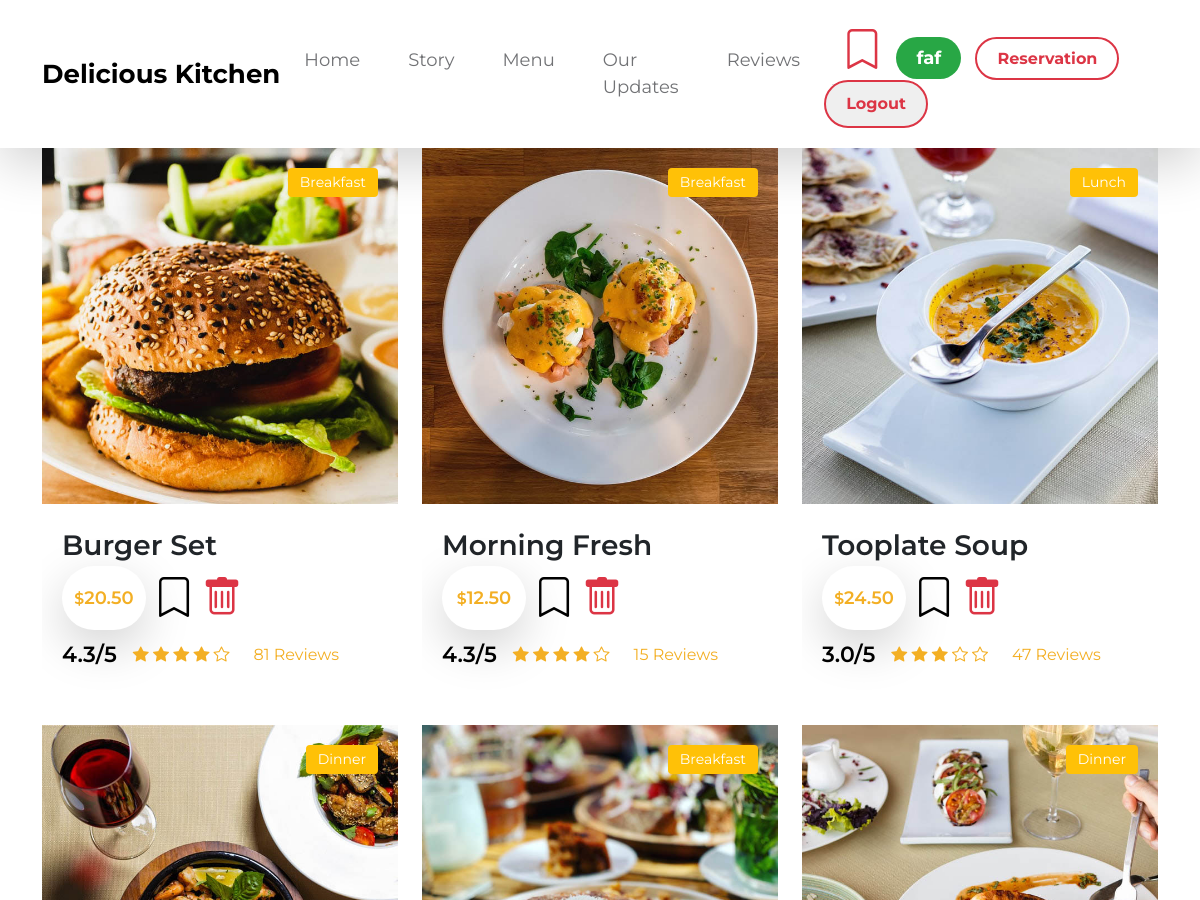
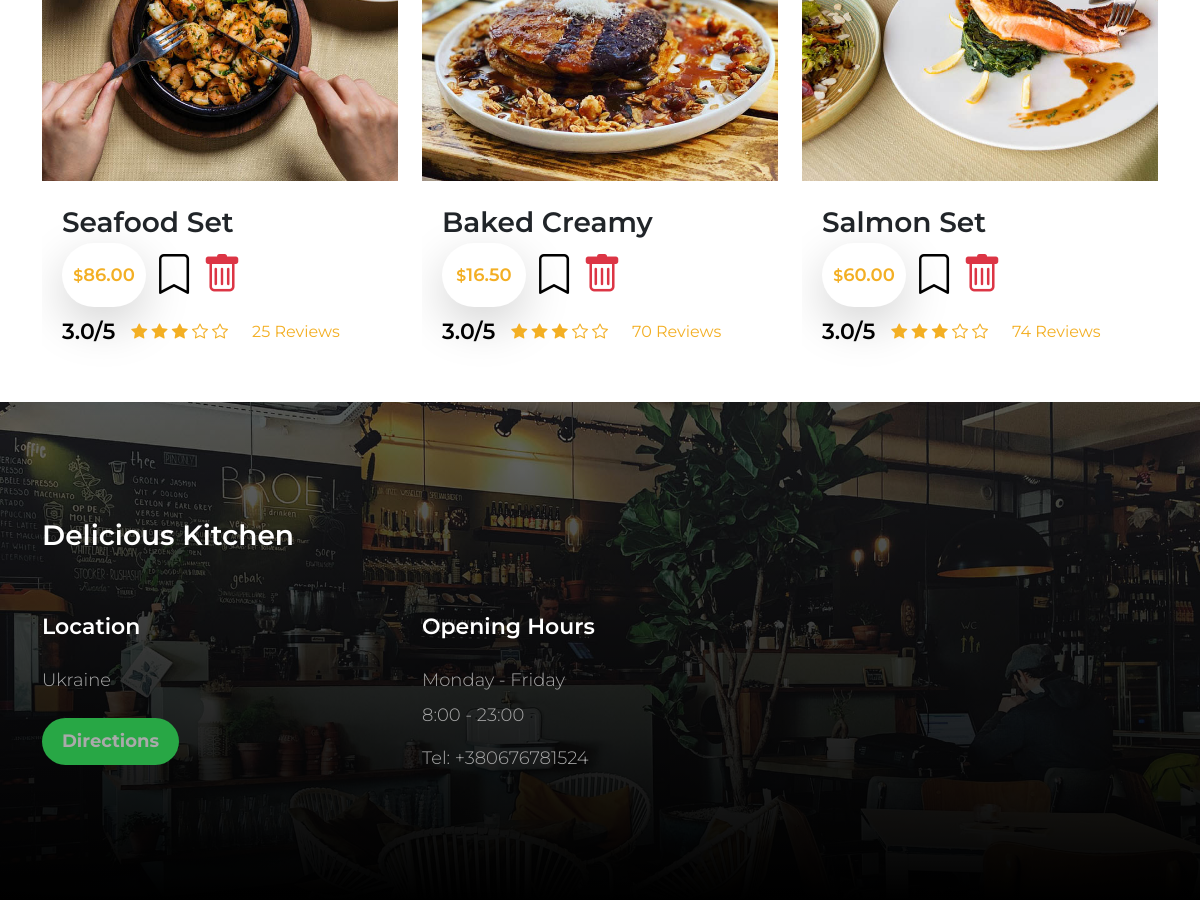
The page /favorites/ (signed in) on the database its author committed (2 pictures, top to bottom).
### women/models.py (models this page shows, shortened)
class Favorites(models.Model):
    dish = models.ForeignKey(Dish, on_delete=models.CASCADE, null=True)
    user = models.ForeignKey(User, on_delete=models.CASCADE)
    image = models.ImageField(upload_to='images/')
    price = models.DecimalField(max_digits=6, decimal_places=2)
    reviews_count = models.IntegerField(default=0)

class Dish(models.Model):
    CATEGORY_CHOICES = [
        ('breakfast', 'Breakfast'),
        ('lunch', 'Lunch'),
        ('dinner', 'Dinner')
    ]
    name = models.CharField(max_length=100, default='Unnamed Dish')
    category = models.CharField(max_length=50, choices=CATEGORY_CHOICES)
    price = models.DecimalField(max_digits=6, decimal_places=2)
    rating = models.DecimalField(max_digits=3, decimal_places=1, default=0)
    reviews_count = models.IntegerField(default=0)
    image = models.ImageField(upload_to='images/')
    is_favorite = models.BooleanField(default=False)

### women/views.py (the view)
# urls.py: path('favorites/', views.favorites, name='favorites'),
@login_required
def favorites(request):
    context = {'favorites': Favorites.objects.filter(user=request.user)}
    return render(request, 'women/favorites.html', context)

### women/templates/women/favorites.html
{% extends 'base.html' %}
{% load static %}
{% block content %}
{% if favorites %}
    <div class="container">
        <div class="row">
            {% for favorite in favorites %}
                <div class="col-lg-4 col-md-6 col-12 mb-4">
                    <div class="menu-thumb">
                        <div class="menu-image-wrap">
                            <a href="/{{ favorite.dish.name|slugify }}/">
                                <img src="{% static favorite.dish.image %}" class="img-fluid menu-image" alt="">
                            </a>
                            <a href="/menu/#{{ favorite.dish.category }}-section">
                                <span class="menu-tag bg-warning">{{ favorite.dish.category|capfirst }}</span>
                            </a>
                        </div>
                        <div class="menu-info d-flex flex-column justify-content-between">
                            <h4 class="mb-0">
                                <a href="/{{ favorite.dish.name|slugify }}/" class="text-decoration-none text-dark">{{ favorite.dish.name }}</a>
                            </h4>
                            <div class="d-flex align-items-center">
                                <span class="price-tag bg-white shadow-lg"><small>$</small>{{ favorite.price }}</span>
                                <a href="{% url 'favorites_add' favorite.dish.id %}">
                                    <i class="bi bi-bookmark heart-icon ms-2 {% if favorite.dish.is_favorite %}text-danger{% else %}text-black{% endif %}"
                                       style="font-size: 2.5rem; cursor: pointer;"
                                       onclick="toggleBookmark(this, '{{ favorite.dish.name|slugify }}')"
                                       data-item-id="{{ favorite.dish.name|slugify }}"
                                       data-is-favorite="{{ favorite.dish.is_favorite|yesno:'true,false' }}"></i>
                                </a>
                                <a href="{% url 'favorites_delete' favorite.id %}"
                                   onclick="return confirm('Are you sure you want to remove this from favorites?');">
                                    <i class="bi bi-trash heart-icon ms-2 text-danger"
                                       style="font-size: 2.5rem; cursor: pointer;"></i>
                                </a>
                            </div>
                            <div class="d-flex flex-wrap align-items-center w-100 mt-2">
                                <h6 class="reviews-text mb-0 me-3">{{ favorite.dish.rating }}/5</h6>
                                <div class="reviews-stars">
                                    {% for i in "12345" %}
                                        {% if forloop.counter <= favorite.dish.rating %}
                                            <i class="bi-star-fill reviews-icon"></i>
                                        {% else %}
                                            <i class="bi-star reviews-icon"></i>
                                        {% endif %}
                                    {% endfor %}
                                </div>
                                <a href="/reviews/" class="reviews-text mb-0 ms-4">{{ favorite.dish.reviews_count }} Reviews</a>
                            </div>
                        </div>
                    </div>
                </div>
            {% endfor %}
        </div>
    </div>
{% else %}
    <div class="container">
        <h4 class="mt-3 mb-3 text-center">Favorites are empty</h4>
    </div>
{% endif %}
{% endblock %}

### templates/base.html (shortened to what this page needs)
<!doctype html>
{% load static %}
<html lang="en">
<head>
    <link href="{% static 'css/bootstrap.min.css' %}" rel="stylesheet">
    <link href="{% static 'css/bootstrap-icons.css' %}" rel="stylesheet">
    <link href="{% static 'css/tooplate-crispy-kitchen.css' %}" rel="stylesheet">
</head>
<body>
<nav class="navbar navbar-expand-lg bg-white shadow-lg">
    <div class="container">
        <a class="navbar-brand" href="/">Delicious Kitchen</a>
       <div class="collapse navbar-collapse" id="navbarNav">
           <ul class="navbar-nav mx-auto">
               <li class="nav-item {% if category_selected == 'home' %}active{% endif %}">
                   <a class="nav-link" href="/">Home</a>
               </li>
               <li class="nav-item {% if category_selected == 'about' %}active{% endif %}">
                   <a class="nav-link" href="/about/">Story</a>
               </li>
               <li class="nav-item {% if category_selected == 'menu' %}active{% endif %}">
                   <a class="nav-link" href="/menu/">Menu</a>
               </li>
               <li class="nav-item {% if category_selected == 'news' %}active{% endif %}">
                   <a class="nav-link" href="/news/">Our Updates</a>
               </li>
               <li class="nav-item {% if category_selected == 'reviews' %}active{% endif %}">
                   <a class="nav-link" href="/reviews/">Reviews</a>
               </li>
           </ul>
        </div>
        <div class="d-none d-lg-block">
            {% if not user.is_authenticated %}
                <a href="{% url 'non_reserv' %}" class="custom-btn-outline mx-2" data-bs-toggle="modal">Reservation</a>
                <a href="{% url 'users:login' %}" class="custom-btn-outline mx-2" data-bs-toggle="modal" data-bs-target="#LoginModal">Login</a>
                <a href="{% url 'users:register' %}" class="custom-btn-red-outline" data-bs-toggle="modal" data-bs-target="#RegisterModal">Register</a>
                <a href="{% url 'favorites' %}" class="bi bi-bookmark heart-icon2 ms-2 text-danger" style="font-size: 2.5rem; cursor: pointer; margin-top: 10px;" onclick="toggleBookmark(this)"></a>
            {% else %}
                <a href="{% url 'favorites' %}" class="bi bi-bookmark heart-icon2 ms-2 text-danger" style="font-size: 2.5rem; cursor: pointer; margin-top: 10px;" onclick="toggleBookmark(this)"></a>
                <a href="{% url 'users:profile' %}" class="custom-btn user-btn">{{ user.username }}</a>
                <a href="{% url 'reservation' %}" class="custom-btn-red-outline" data-bs-toggle="modal" data-bs-target="#RegisterModal">Reservation</a>
                <form action="{% url 'logout' %}" method="post" class="d-inline">
                    <button type="submit" class="custom-btn-red-outline">Logout</button>
                </form>
            {% endif %}
        </div>
    </div>
</nav>
{% block content %}
{% endblock %}
<footer class="site-footer section-padding">
    <div class="container">
        <div class="row">
            <div class="col-12">
                <h4 class="text-white mb-4 me-5">Delicious Kitchen</h4>
            </div>
            <div class="col-lg-4 col-md-7 col-xs-12 tooplate-mt30">
                <h6 class="text-white mb-lg-4 mb-3">Location</h6>
                <p>Ukraine</p>
                <a href="https://goo.gl/maps/wZVGLA7q64uC1s886" class="custom-btn btn btn-dark mt-2">Directions</a>
            </div>
            <div class="col-lg-4 col-md-5 col-xs-12 tooplate-mt30">
                <h6 class="text-white mb-lg-4 mb-3">Opening Hours</h6>
                <p class="mb-2">Monday - Friday</p>
                <p>8:00  - 23:00</p>
                <p>Tel: +380676781524</p>
            </div>

### women/static/css/tooplate-crispy-kitchen.css (style rules this page uses)
:root { --white-color: #FFFFFF; --primary-color: #f44749; --secondary-color: #f3af24; --section-bg-color: #F9F9F9; --dark-color: #000000; --title-color: #565758; --news-title-color: #292828; --p-color: #717275; --border-color: #eaeaea; --border-radius-default: .25rem; --body-font-family: 'Montserrat', sans-serif; --h1-font-size: 76px; --h2-font-size: 56px; --h3-font-size: 42px; --h4-font-size: 28px; --h5-font-size: 26px; --h6-font-size: 22px; --p-font-size: 18px; --menu-font-size: 18px; --category-font-size: 14px; --font-weight-light: 300; --font-weight-normal: 400; --font-weight-semibold: 600; --font-weight-bold: 700; }
body { background: var(--white-color); font-family: var(--body-font-family); position: relative; }
h2, h3, h4, h5, h6 { color: var(--dark-color); line-height: inherit; }
h1, h2, h3, h4, h5, h6 { font-weight: var(--font-weight-semibold); }
h4 { font-size: var(--h4-font-size); }
h6 { font-size: var(--h6-font-size); }
p, .list .list-item { color: var(--p-color); font-size: var(--p-font-size); font-weight: var(--font-weight-light); }
a, button { touch-action: manipulation; transition: all 0.3s; }
a { color: var(--secondary-color); text-decoration: none; }
.section-padding { padding-top: 8rem; padding-bottom: 8rem; }
.custom-btn { border: 0; color: var(--white-color); font-size: var(--menu-font-size); padding: 10px 35px; }
.navbar { background: var(--white-color); padding-top: 20px; padding-bottom: 20px; }
.navbar-brand { color: var(--dark-color); font-size: var(--h5-font-size); font-weight: var(--font-weight-bold); margin-right: 0; }
.navbar-expand-lg .navbar-nav .nav-link { padding-right: 1.5rem; padding-left: 1.5rem; }
.navbar-expand-lg .nav-link { color: var(--p-color); font-weight: var(--font-weight-normal); font-size: var(--menu-font-size); padding-top: 15px; padding-bottom: 15px; }
.price-tag { background: var(--white-color); border-radius: 100px; color: var(--secondary-color); font-size: var(--menu-font-size); font-weight: var(--font-weight-semibold); display: inline-block; width: 84px; height: 64px; line-height: 64px; text-align: center; }
.reviews-icon { color: var(--secondary-color); }
.menu-thumb { position: relative; overflow: hidden; }
.menu-info { padding: 20px 20px 30px 20px; }
.menu-image { display: block; }
.menu-image-wrap { position: relative; }
.menu-tag { position: absolute; top: 0; right: 0; margin: 20px; }
.category-tag, .menu-tag { background: var(--dark-color); border-radius: var(--border-radius-default); color: var(--white-color); font-size: var(--category-font-size); display: inline-block; padding: 4px 12px; }
.site-footer { background-image: url('../images/daan-evers-tKN1WXrzQ3s-unsplash.jpg'); background-repeat: no-repeat; background-position: center; background-size: cover; padding-top: 7rem; padding-bottom: 7rem; position: relative; }
.site-footer::before { content: ""; background: linear-gradient(to top, var(--dark-color), transparent 200%); position: absolute; top: 0; right: 0; bottom: 0; left: 0; }
.site-footer .container { position: relative; }
.tooplate-mt30 { margin-top: 30px; }
.site-footer a { color: #AAA;; }
.site-footer p { color: #AAA; }

### templates/base.html (style rules this page uses)
.custom-btn { border-radius: 50px; background-color: #28a745; color: white; font-weight: bold; padding: 10px 20px; border: none; transition: background-color 0.3s ease, transform 0.3s ease; }
.custom-btn-red-outline { border-radius: 50px; border: 2px solid #dc3545; color: #dc3545; font-weight: bold; padding: 10px 20px; transition: background-color 0.3s ease, color 0.3s ease, transform 0.3s ease; }
.user-btn { margin-right: 10px; }
.heart-icon2 { font-size: 3rem; cursor: pointer; padding: 10px; margin-bottom: 10px; border-bottom: 1px solid #ddd; }

### rows shown on the page
Favorites: dish.image (picture), dish.category "Breakfast", dish.name "Burger Set", price "20.50", dish.rating "4.3", dish.reviews_count "81"
Favorites: dish.image (picture), dish.category "Breakfast", dish.name "Morning Fresh", price "12.50", dish.rating "4.3", dish.reviews_count "15"
Favorites: dish.image (picture), dish.category "Lunch", dish.name "Tooplate Soup", price "24.50", dish.rating "3.0", dish.reviews_count "47"
Favorites: dish.image (picture), dish.category "Dinner", dish.name "Seafood Set", price "86.00", dish.rating "3.0", dish.reviews_count "25"
Favorites: dish.image (picture), dish.category "Breakfast", dish.name "Baked Creamy", price "16.50", dish.rating "3.0", dish.reviews_count "70"
Favorites: dish.image (picture), dish.category "Dinner", dish.name "Salmon Set", price "60.00", dish.rating "3.0", dish.reviews_count "74"

### other values the page prints
{{ user.username }} "faf"
